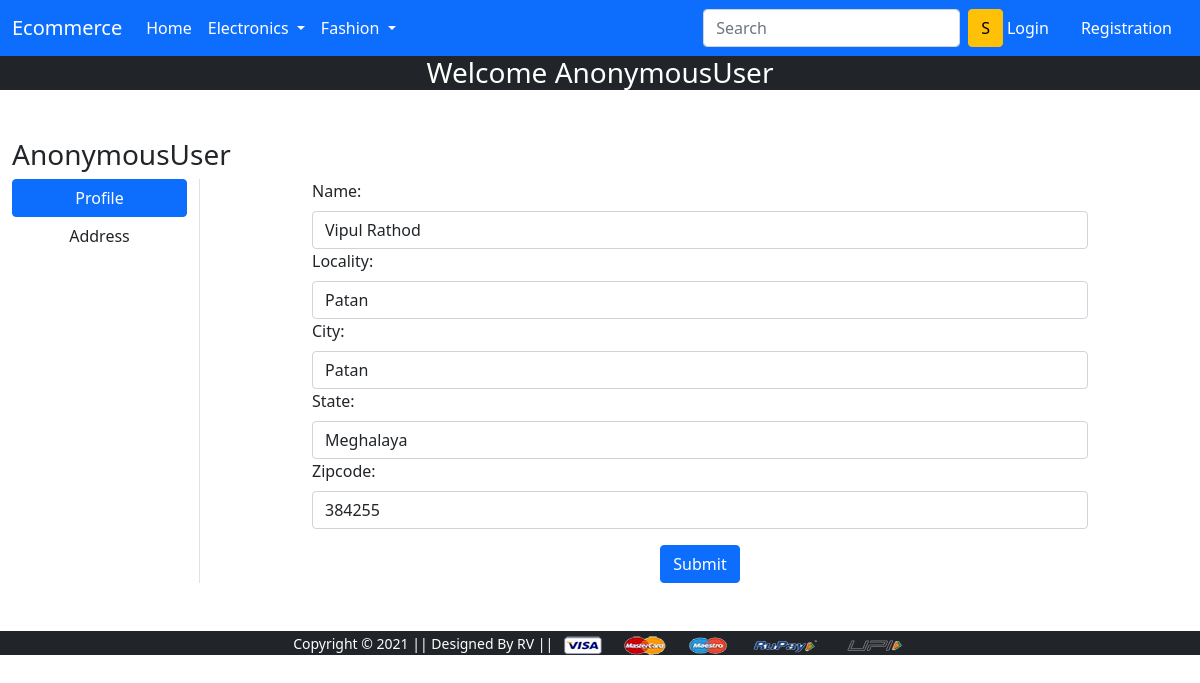
/address/21/, run on the app's committed database.
### core/models.py (models this page shows, shortened)
class Customer(models.Model):
    user = models.ForeignKey(User, on_delete=models.CASCADE)
    name = models.CharField(max_length=100)
    locality = models.CharField(max_length=100)
    city = models.CharField(max_length=100)
    zipcode = models.IntegerField()
    state = models.CharField(choices=STATE_CHOICE, max_length=50)

### core/views.py (the view, shortened to what this page needs)
# urls.py: path('address/<int:id>/', views.UpdateAddress.as_view(), name='address_update'),
class UpdateAddress(UpdateView):
    model = Customer
    form_class = ProfileForm
    template_name = 'core/profile.html'
    slug_field = 'id'
    slug_url_kwarg = 'id'

### core/forms.py
class ProfileForm(forms.ModelForm):
    class Meta:
        model = Customer
        fields = ['name', 'locality', 'city', 'state', 'zipcode']
    def __init__(self, *args, **kwargs):
        super().__init__(*args, **kwargs)
        self.fields['name'].widget.attrs.update({
            'placeholder': 'name',
            'class': 'form-control',
        })
        self.fields['locality'].widget.attrs.update({
            'placeholder': 'address',
            'class': 'form-control',
        })
        self.fields['city'].widget.attrs.update({
            'placeholder': 'city',
            'class': 'form-control',
        })
        self.fields['state'].widget.select = STATE_CHOICE
        self.fields['state'].widget.attrs.update({
            'placeholder': 'state state',
            'class': 'form-control',
        })
        self.fields['zipcode'].widget.attrs.update({
            'placeholder': 'zipcode',
            'class': 'form-control',
        })

### core/auth.py (called while the page is built)
def Cart_count(get_response):
    def middleware(request):
        if not request.session.get('user'):
            pass
        else:
            cart_count = Cart.objects.filter(user = request.user).count()
            request.session['cart_count'] = cart_count
        response = get_response(request)
        return response
    return middleware

### templates/core/profile.html (shortened to what this page needs)
{% extends 'core/base.html' %}
{% load static %}
{% block main-content %}
<center xmlns="http://www.w3.org/1999/html"><h3 class="bg-dark text-white">Welcome {{request.user}}</h3></center>
<div class="container-fluid my-5">
    <div class="row">
             <h3>{{request.user}} </h3>
        <div class="col-sm-2 border-end">
            <ul class="list-unstyled">
                <li class="d-grid"><a href="{% url 'profile' %}" class="btn btn-primary">Profile</a></li>
                <li class="d-grid"><a href="{% url 'address' %}" class="btn">Address</a></li>
            </ul>
        </div>
        <div class="col-sm-8 offset-sm-1">
            <form action="" method="post">
                {% for form in form %}
                <div class="col-12">
                    <label  class="form-label">{{form.label_tag}}</label>
                    {{form}}
                </div>
                {% endfor %}
                <div class="col-12 mt-3">
                    <center><button type="submit" class="btn btn-primary">Submit</button></center>
                </div>
            </form>
        </div>
    </div>
</div>
{% endblock main-content %}

### static/core/css/style.css (style rules this page uses)
body { min-height: 800px; margin-bottom:5px; clear: both; }

### data on the page
Customer: form "Vipul Rathod" "Patan" "Patan" "Meghalaya" "384255"

### other printed values
{{ request.user }} "AnonymousUser"
